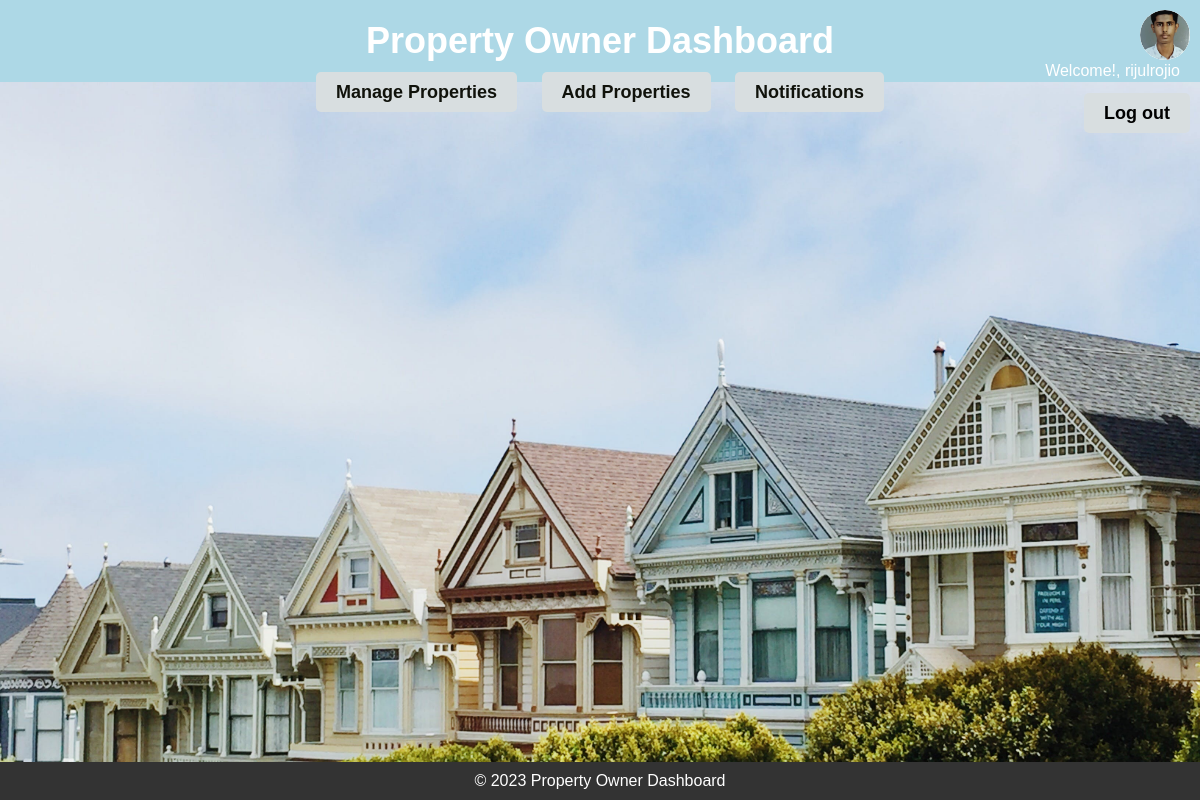
The page /ownerpg/ (signed in) on the database its author committed.
### rental/models.py (models this page shows, shortened)
class CustomUser(AbstractUser):
    role = models.CharField(max_length=15)  # For custom user roles, if needed
    class Meta:
        verbose_name = 'User'
        verbose_name_plural = 'Users'

class UserProfile(models.Model):
    user = models.OneToOneField(get_user_model(), on_delete=models.CASCADE)
    full_name = models.CharField(max_length=255, null=True, blank=True)
    date_of_birth = models.DateField(null=True, blank=True)
    gender = models.CharField(max_length=10, null=True, blank=True)
    phone_number = models.CharField(max_length=15, null=True, blank=True)
    current_address = models.CharField(max_length=255, null=True, blank=True)
    photo_id = models.FileField(upload_to='photo_ids/', null=True, blank=True)

### rental/views.py (the view, shortened to what this page needs)
# urls.py: path('ownerpg/',views.ownerpg,name='ownerpg'),
def ownerpg(request):
    if 'username' in request.session:
        username = request.session['username']
        try:
            user_profile = UserProfile.objects.get(user__username=username)
        except UserProfile.DoesNotExist:
            user_profile = None
        if user_profile:
            context = {
                'user_profile': user_profile,  # Add user_profile to the context
            }
            response = render(request, 'ownerpg.html', context)
            response['Cache-Control'] = 'no-store, must-revalidate'
            return response
        else:
            return redirect('index')
    else:
        return redirect('index')

### templates/ownerpg.html (shortened to what this page needs)
{% load static %}
<!DOCTYPE html>
<html>
<head>
</head>
<body>
    <header>
        <h1>Property Owner Dashboard</h1>
        <div class="user-name">Welcome!, {{ request.session.username }}</div>
        <div class="profile-picture-large">
            <img src="{{ user_profile.photo_id.url }}" alt="Profile Picture" class="profile-image">
        </div>
    </header>
    <nav>
        <ul>
            <li><a href="{% url 'manageprop' %}">Manage Properties</a></li>
            <li><a href="javascript:void(0);" onclick="toggleAddPropertyForm()">Add Properties</a></li>
            <li><a href="{% url 'view_notifications' %}">Notifications</a></li>
            <nav>
                <ul>
                    <li style="float: right; margin-left: 10px;"><a href="{% url 'logout' %}" style="color: black;">Log out</a></li>
                </ul>
            </nav>
        </ul>
    </nav>
    <footer>
        <p>&copy; 2023 Property Owner Dashboard</p>
    </footer>
</body>
</html>

### rows shown on the page
CustomUser: session.username "rijulrojio"
UserProfile: photo_id (picture)
